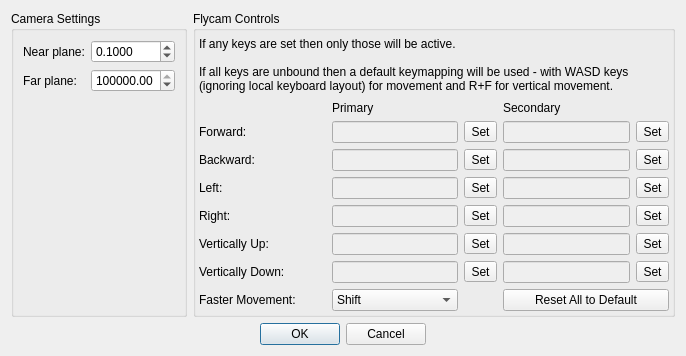
<?xml version="1.0" encoding="UTF-8"?>
<ui version="4.0">
 <class>CameraControlsDialog</class>
 <widget class="QDialog" name="CameraControlsDialog">
  <property name="geometry">
   <rect>
    <x>0</x>
    <y>0</y>
    <width>686</width>
    <height>356</height>
   </rect>
  </property>
  <property name="windowTitle">
   <string>Camera Settings &amp; Controls</string>
  </property>
  <layout class="QGridLayout" name="gridLayout_2">
   <item row="0" column="0">
    <widget class="QGroupBox" name="camSettings">
     <property name="title">
      <string>Camera Settings</string>
     </property>
     <layout class="QGridLayout" name="gridLayout">
      <item row="0" column="1">
       <widget class="QDoubleSpinBox" name="nearPlane">
        <property name="decimals">
         <number>4</number>
        </property>
        <property name="minimum">
         <double>0.000100000000000</double>
        </property>
        <property name="maximum">
         <double>10.000000000000000</double>
        </property>
        <property name="singleStep">
         <double>0.001000000000000</double>
        </property>
        <property name="value">
         <double>0.100000000000000</double>
        </property>
       </widget>
      </item>
      <item row="1" column="1">
       <widget class="QDoubleSpinBox" name="farPlane">
        <property name="minimum">
         <double>20.000000000000000</double>
        </property>
        <property name="maximum">
         <double>100000000.000000000000000</double>
        </property>
        <property name="value">
         <double>100000.000000000000000</double>
        </property>
       </widget>
      </item>
      <item row="0" column="0">
       <widget class="QLabel" name="label_3">
        <property name="text">
         <string>Near plane:</string>
        </property>
       </widget>
      </item>
      <item row="1" column="0">
       <widget class="QLabel" name="label_4">
        <property name="text">
         <string>Far plane:</string>
        </property>
       </widget>
      </item>
      <item row="2" column="0">
       <spacer name="verticalSpacer">
        <property name="orientation">
         <enum>Qt::Vertical</enum>
        </property>
        <property name="sizeHint" stdset="0">
         <size>
          <width>20</width>
          <height>40</height>
         </size>
        </property>
       </spacer>
      </item>
     </layout>
    </widget>
   </item>
   <item row="0" column="1">
    <widget class="QGroupBox" name="navControls">
     <property name="title">
      <string>Flycam Controls</string>
     </property>
     <layout class="QVBoxLayout" name="verticalLayout">
      <property name="leftMargin">
       <number>3</number>
      </property>
      <property name="topMargin">
       <number>3</number>
      </property>
      <property name="rightMargin">
       <number>3</number>
      </property>
      <property name="bottomMargin">
       <number>3</number>
      </property>
      <item>
       <widget class="QLabel" name="label_10">
        <property name="sizePolicy">
         <sizepolicy hsizetype="Preferred" vsizetype="Preferred">
          <horstretch>0</horstretch>
          <verstretch>0</verstretch>
         </sizepolicy>
        </property>
        <property name="text">
         <string>If any keys are set then only those will be active.

If all keys are unbound then a default keymapping will be used - with WASD keys (ignoring local keyboard layout) for movement and R+F for vertical movement.</string>
        </property>
        <property name="textFormat">
         <enum>Qt::PlainText</enum>
        </property>
        <property name="wordWrap">
         <bool>true</bool>
        </property>
       </widget>
      </item>
      <item>
       <layout class="QGridLayout" name="gridLayout_5">
        <item row="3" column="0">
         <widget class="QLabel" name="label_8">
          <property name="text">
           <string>Left:</string>
          </property>
         </widget>
        </item>
        <item row="2" column="3">
         <widget class="QLineEdit" name="backwardDisplay_2">
          <property name="enabled">
           <bool>false</bool>
          </property>
          <property name="sizePolicy">
           <sizepolicy hsizetype="Preferred" vsizetype="Fixed">
            <horstretch>0</horstretch>
            <verstretch>0</verstretch>
           </sizepolicy>
          </property>
         </widget>
        </item>
        <item row="4" column="3">
         <widget class="QLineEdit" name="rightDisplay_2">
          <property name="enabled">
           <bool>false</bool>
          </property>
          <property name="sizePolicy">
           <sizepolicy hsizetype="Preferred" vsizetype="Fixed">
            <horstretch>0</horstretch>
            <verstretch>0</verstretch>
           </sizepolicy>
          </property>
         </widget>
        </item>
        <item row="2" column="1">
         <widget class="QLineEdit" name="backwardDisplay">
          <property name="enabled">
           <bool>false</bool>
          </property>
          <property name="sizePolicy">
           <sizepolicy hsizetype="Preferred" vsizetype="Fixed">
            <horstretch>0</horstretch>
            <verstretch>0</verstretch>
           </sizepolicy>
          </property>
         </widget>
        </item>
        <item row="6" column="0">
         <widget class="QLabel" name="label_2">
          <property name="text">
           <string>Vertically Down:</string>
          </property>
         </widget>
        </item>
        <item row="2" column="4">
         <widget class="QToolButton" name="backwardSet_2">
          <property name="text">
           <string>Set</string>
          </property>
         </widget>
        </item>
        <item row="4" column="1">
         <widget class="QLineEdit" name="rightDisplay">
          <property name="enabled">
           <bool>false</bool>
          </property>
          <property name="sizePolicy">
           <sizepolicy hsizetype="Preferred" vsizetype="Fixed">
            <horstretch>0</horstretch>
            <verstretch>0</verstretch>
           </sizepolicy>
          </property>
         </widget>
        </item>
        <item row="3" column="3">
         <widget class="QLineEdit" name="leftDisplay_2">
          <property name="enabled">
           <bool>false</bool>
          </property>
          <property name="sizePolicy">
           <sizepolicy hsizetype="Preferred" vsizetype="Fixed">
            <horstretch>0</horstretch>
            <verstretch>0</verstretch>
           </sizepolicy>
          </property>
         </widget>
        </item>
        <item row="6" column="2">
         <widget class="QToolButton" name="downSet">
          <property name="text">
           <string>Set</string>
          </property>
         </widget>
        </item>
        <item row="2" column="0">
         <widget class="QLabel" name="label_7">
          <property name="text">
           <string>Backward:</string>
          </property>
         </widget>
        </item>
        <item row="0" column="1">
         <widget class="QLabel" name="label_9">
          <property name="text">
           <string>Primary</string>
          </property>
         </widget>
        </item>
        <item row="1" column="3">
         <widget class="QLineEdit" name="forwardDisplay_2">
          <property name="enabled">
           <bool>false</bool>
          </property>
          <property name="sizePolicy">
           <sizepolicy hsizetype="Preferred" vsizetype="Fixed">
            <horstretch>0</horstretch>
            <verstretch>0</verstretch>
           </sizepolicy>
          </property>
         </widget>
        </item>
        <item row="3" column="1">
         <widget class="QLineEdit" name="leftDisplay">
          <property name="enabled">
           <bool>false</bool>
          </property>
          <property name="sizePolicy">
           <sizepolicy hsizetype="Preferred" vsizetype="Fixed">
            <horstretch>0</horstretch>
            <verstretch>0</verstretch>
           </sizepolicy>
          </property>
         </widget>
        </item>
        <item row="4" column="2">
         <widget class="QToolButton" name="rightSet">
          <property name="text">
           <string>Set</string>
          </property>
         </widget>
        </item>
        <item row="6" column="3">
         <widget class="QLineEdit" name="downDisplay_2">
          <property name="enabled">
           <bool>false</bool>
          </property>
          <property name="sizePolicy">
           <sizepolicy hsizetype="Preferred" vsizetype="Fixed">
            <horstretch>0</horstretch>
            <verstretch>0</verstretch>
           </sizepolicy>
          </property>
         </widget>
        </item>
        <item row="0" column="3">
         <widget class="QLabel" name="label_11">
          <property name="text">
           <string>Secondary</string>
          </property>
         </widget>
        </item>
        <item row="3" column="2">
         <widget class="QToolButton" name="leftSet">
          <property name="text">
           <string>Set</string>
          </property>
         </widget>
        </item>
        <item row="5" column="4">
         <widget class="QToolButton" name="upSet_2">
          <property name="text">
           <string>Set</string>
          </property>
         </widget>
        </item>
        <item row="5" column="3">
         <widget class="QLineEdit" name="upDisplay_2">
          <property name="enabled">
           <bool>false</bool>
          </property>
          <property name="sizePolicy">
           <sizepolicy hsizetype="Preferred" vsizetype="Fixed">
            <horstretch>0</horstretch>
            <verstretch>0</verstretch>
           </sizepolicy>
          </property>
         </widget>
        </item>
        <item row="3" column="4">
         <widget class="QToolButton" name="leftSet_2">
          <property name="text">
           <string>Set</string>
          </property>
         </widget>
        </item>
        <item row="5" column="2">
         <widget class="QToolButton" name="upSet">
          <property name="text">
           <string>Set</string>
          </property>
         </widget>
        </item>
        <item row="1" column="4">
         <widget class="QToolButton" name="forwardSet_2">
          <property name="text">
           <string>Set</string>
          </property>
         </widget>
        </item>
        <item row="6" column="4">
         <widget class="QToolButton" name="downSet_2">
          <property name="text">
           <string>Set</string>
          </property>
         </widget>
        </item>
        <item row="6" column="1">
         <widget class="QLineEdit" name="downDisplay">
          <property name="enabled">
           <bool>false</bool>
          </property>
          <property name="sizePolicy">
           <sizepolicy hsizetype="Preferred" vsizetype="Fixed">
            <horstretch>0</horstretch>
            <verstretch>0</verstretch>
           </sizepolicy>
          </property>
         </widget>
        </item>
        <item row="4" column="0">
         <widget class="QLabel" name="label_5">
          <property name="text">
           <string>Right:</string>
          </property>
         </widget>
        </item>
        <item row="1" column="1">
         <widget class="QLineEdit" name="forwardDisplay">
          <property name="enabled">
           <bool>false</bool>
          </property>
          <property name="sizePolicy">
           <sizepolicy hsizetype="Preferred" vsizetype="Fixed">
            <horstretch>0</horstretch>
            <verstretch>0</verstretch>
           </sizepolicy>
          </property>
         </widget>
        </item>
        <item row="1" column="2">
         <widget class="QToolButton" name="forwardSet">
          <property name="text">
           <string>Set</string>
          </property>
         </widget>
        </item>
        <item row="1" column="0">
         <widget class="QLabel" name="label_6">
          <property name="text">
           <string>Forward:</string>
          </property>
         </widget>
        </item>
        <item row="5" column="0">
         <widget class="QLabel" name="label">
          <property name="text">
           <string>Vertically Up:</string>
          </property>
         </widget>
        </item>
        <item row="2" column="2">
         <widget class="QToolButton" name="backwardSet">
          <property name="text">
           <string>Set</string>
          </property>
         </widget>
        </item>
        <item row="4" column="4">
         <widget class="QToolButton" name="rightSet_2">
          <property name="text">
           <string>Set</string>
          </property>
         </widget>
        </item>
        <item row="5" column="1">
         <widget class="QLineEdit" name="upDisplay">
          <property name="enabled">
           <bool>false</bool>
          </property>
          <property name="sizePolicy">
           <sizepolicy hsizetype="Preferred" vsizetype="Fixed">
            <horstretch>0</horstretch>
            <verstretch>0</verstretch>
           </sizepolicy>
          </property>
         </widget>
        </item>
        <item row="7" column="0">
         <widget class="QLabel" name="label_12">
          <property name="text">
           <string>Faster Movement:</string>
          </property>
         </widget>
        </item>
        <item row="7" column="1">
         <widget class="QComboBox" name="speedMod">
          <item>
           <property name="text">
            <string>Shift</string>
           </property>
          </item>
          <item>
           <property name="text">
            <string>Alt</string>
           </property>
          </item>
          <item>
           <property name="text">
            <string>Control</string>
           </property>
          </item>
          <item>
           <property name="text">
            <string>Disabled</string>
           </property>
          </item>
         </widget>
        </item>
        <item row="7" column="3" colspan="2">
         <widget class="QPushButton" name="resetAll">
          <property name="text">
           <string>Reset All to Default</string>
          </property>
         </widget>
        </item>
       </layout>
      </item>
     </layout>
    </widget>
   </item>
   <item row="1" column="0" colspan="2">
    <widget class="QDialogButtonBox" name="buttonBox">
     <property name="orientation">
      <enum>Qt::Horizontal</enum>
     </property>
     <property name="standardButtons">
      <set>QDialogButtonBox::Cancel|QDialogButtonBox::Ok</set>
     </property>
     <property name="centerButtons">
      <bool>true</bool>
     </property>
    </widget>
   </item>
  </layout>
 </widget>
 <tabstops>
  <tabstop>nearPlane</tabstop>
  <tabstop>farPlane</tabstop>
  <tabstop>forwardSet</tabstop>
  <tabstop>backwardSet</tabstop>
  <tabstop>leftSet</tabstop>
  <tabstop>rightSet</tabstop>
  <tabstop>upSet</tabstop>
  <tabstop>downSet</tabstop>
  <tabstop>forwardSet_2</tabstop>
  <tabstop>backwardSet_2</tabstop>
  <tabstop>leftSet_2</tabstop>
  <tabstop>rightSet_2</tabstop>
  <tabstop>upSet_2</tabstop>
  <tabstop>downSet_2</tabstop>
  <tabstop>speedMod</tabstop>
  <tabstop>resetAll</tabstop>
  <tabstop>forwardDisplay</tabstop>
  <tabstop>backwardDisplay</tabstop>
  <tabstop>leftDisplay</tabstop>
  <tabstop>rightDisplay</tabstop>
  <tabstop>upDisplay</tabstop>
  <tabstop>downDisplay</tabstop>
  <tabstop>forwardDisplay_2</tabstop>
  <tabstop>backwardDisplay_2</tabstop>
  <tabstop>leftDisplay_2</tabstop>
  <tabstop>rightDisplay_2</tabstop>
  <tabstop>upDisplay_2</tabstop>
  <tabstop>downDisplay_2</tabstop>
 </tabstops>
 <resources/>
 <connections/>
</ui>
